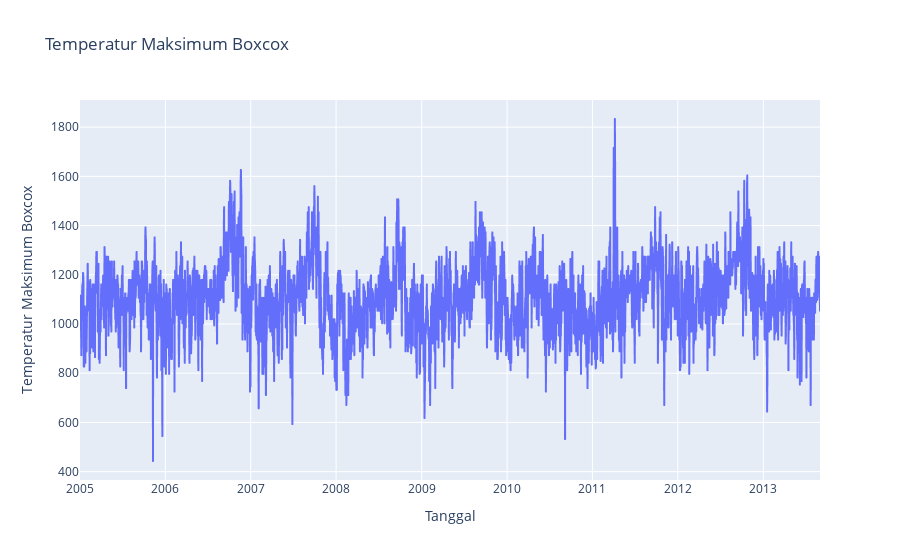

Notebook source saved alongside this figure:
### Code cell
"""
Plot data temperatur maksimum yang sudah ditransformasi
"""

fig = px.line(df, x='Tanggal', y='Temperatur Maksimum Boxcox', title='Temperatur Maksimum Boxcox')
fig.show()

### Figure 1 — Plotly figure (JSON) as saved in the notebook; plotly's stock layout.template omitted (floating-point values rounded to 4 significant figures; data arrays with more than 128 entries replaced by an {"elided": "..."} marker saying what was removed)
{"data": [{"hovertemplate": "Tanggal=%{x}<br>Temperatur Maksimum Boxcox=%{y}<extra></extra>", "legendgroup": "", "line": {"color": "#636efa", "dash": "solid"}, "marker": {"symbol": "circle"}, "mode": "lines", "name": "", "showlegend": false, "type": "scattergl", "x": {"elided": "3165 str values"}, "xaxis": "x", "y": {"elided": "3165 float values"}, "yaxis": "y"}], "layout": {"legend": {"tracegroupgap": 0}, "title": {"text": "Temperatur Maksimum Boxcox"}, "xaxis": {"anchor": "y", "domain": [0, 1], "title": {"text": "Tanggal"}}, "yaxis": {"anchor": "x", "domain": [0, 1], "title": {"text": "Temperatur Maksimum Boxcox"}}}}
